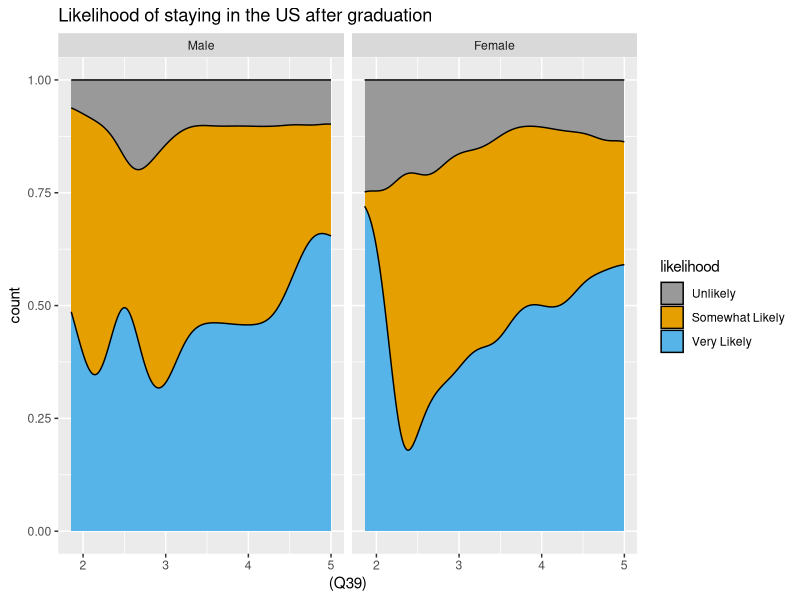
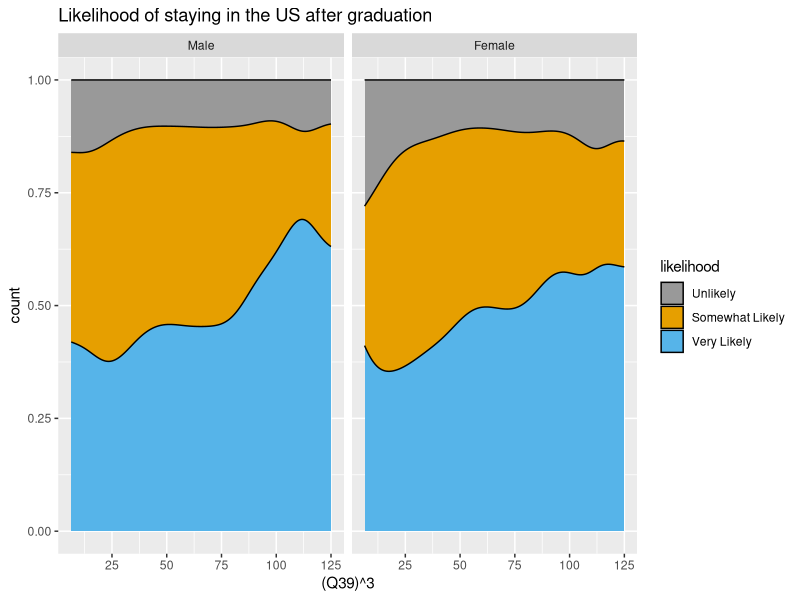
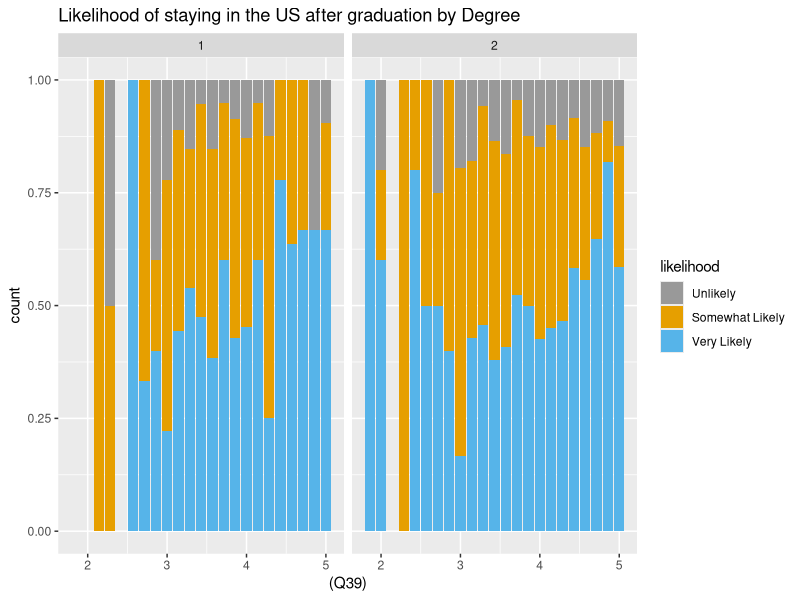
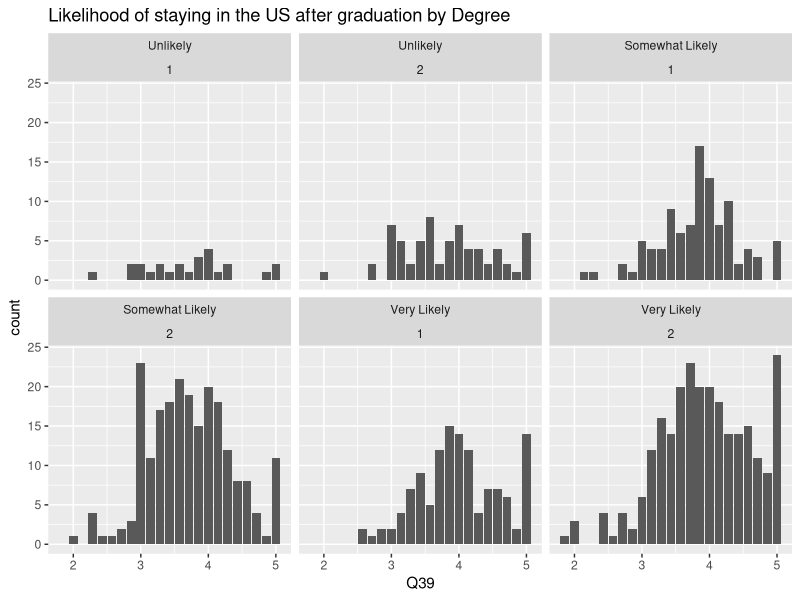
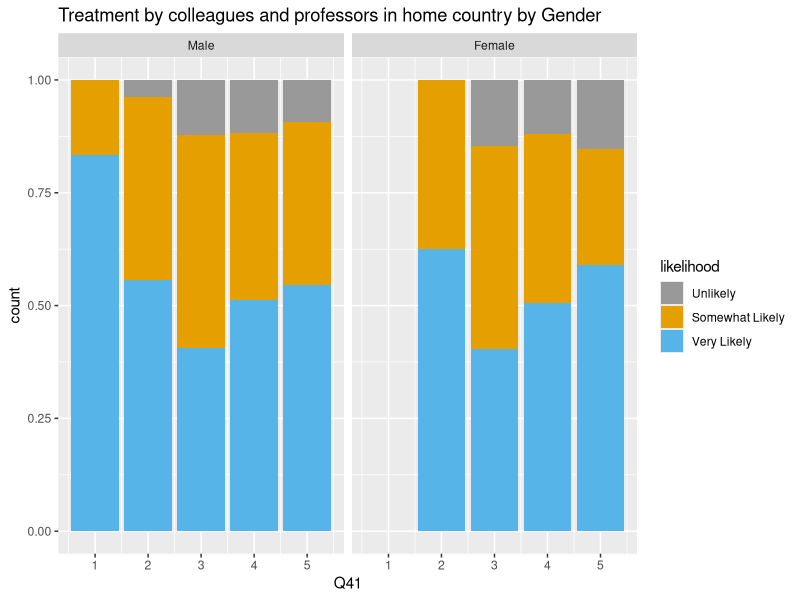
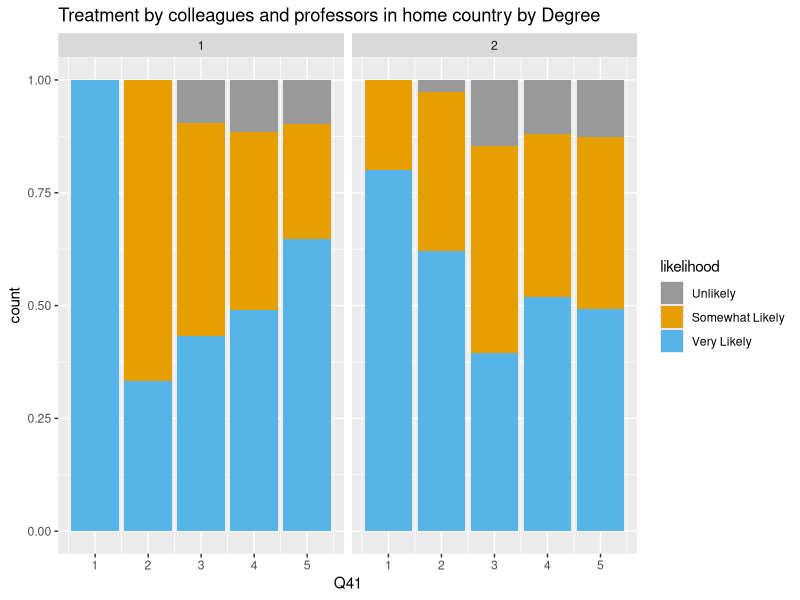
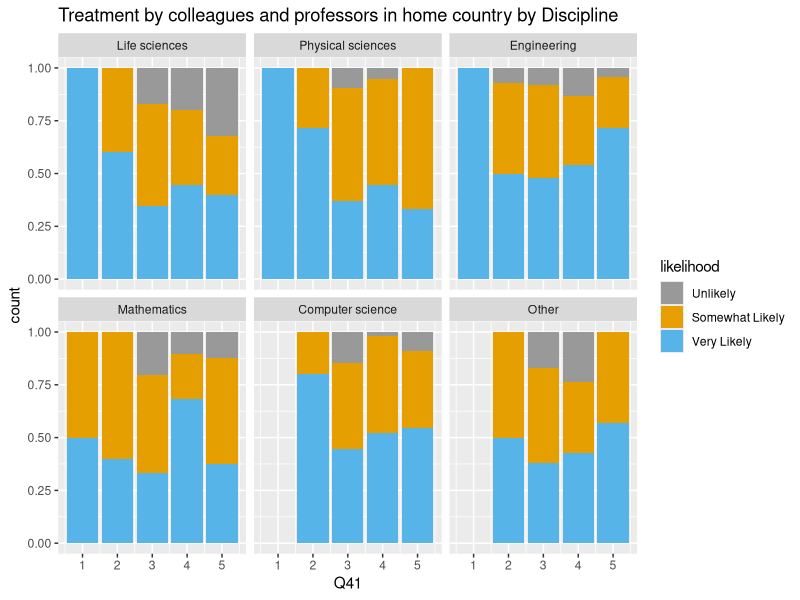
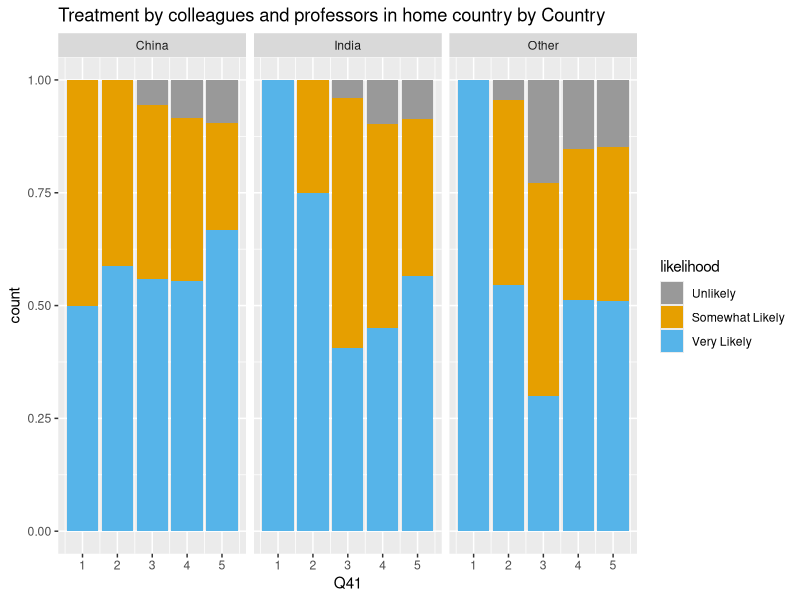

These charts were generated, in order, by the following R code:
## ---- chunk 1
knitr::opts_chunk$set(echo = TRUE)
library(tidyverse)
cb_palette = c("#999999", "#E69F00", "#56B4E9", "#009E73", "#F0E442", "#0072B2", "#D55E00", "#CC79A7")
## ---- chunk 2
inter.data = read.csv("International-graduate-student-survey-results.csv")
# summary(inter.data)
# Q39
acad.experience = rowSums(dplyr::select(inter.data, Q39_1 , Q39_2 , Q39_3 , Q39_4 , Q39_5 , Q39_6 , Q39_7), na.rm = FALSE, dims = 1)/7
# acad.experience = factor(round(acad.experience))

# Q43
acad.challenges =  factor(as.numeric(inter.data$Q43_1 | inter.data$Q43_2 |inter.data$Q43_3 |inter.data$Q43_4 |inter.data$Q43_5 |inter.data$Q43_7))
inter.small = dplyr::select(inter.data, Q2, Q3, Q4, Q5, Q22, Q40, Q41, Q42, Q28)
inter.small$Q39 = acad.experience
inter.small$Q43 = acad.challenges

# Factoring gender
inter.small$Q3 = factor(inter.small$Q3, labels = c("Male", "Female", "Not Specified"))
# Factoring Studies
inter.small$Q5 = factor(inter.small$Q5)
levels(inter.small$Q5) <- c("Life sciences", "Physical sciences", "Engineering", "Mathematics", "Computer science", "Other")
# Factoring countries
inter.small$country <- as.factor(ifelse(inter.small$Q22==44, "China", ifelse(inter.small$Q22==91, "India", "Other")))
levels(inter.small$country) <- c("China", "India", "Other")

# Recoding and Factoring the response in order
inter.small$likelihood = recode(inter.small$Q28, `1` = 2, `3` = 1, `2` = 0)
inter.small$likelihood = as.factor(inter.small$likelihood)
levels(inter.small$likelihood) <- c("Unlikely", "Somewhat Likely", "Very Likely")
## ---- chunk 3
# Stay in US by Gender
ggplot(inter.small[inter.small$Q3 %in% c("Male", "Female"),], aes(x = (Q39), ..count.., fill = likelihood)) + geom_density(position = "fill") + ggtitle("Likelihood of staying in the US after graduation") + scale_fill_manual(values = cb_palette) + facet_wrap(~Q3)

ggplot(inter.small[inter.small$Q3 %in% c("Male", "Female"),], aes(x = (Q39)^3, ..count.., fill = likelihood)) + geom_density(position = "fill") + ggtitle("Likelihood of staying in the US after graduation") + scale_fill_manual(values = cb_palette) + facet_wrap(~Q3)

## ---- chunk 4
# Stay in US by Degree
ggplot(inter.small, aes(x = (Q39), ..count.., fill = likelihood)) + geom_bar(binwidth = 1, position = "fill") + ggtitle("Likelihood of staying in the US after graduation by Degree") + scale_fill_manual(values = cb_palette) + facet_wrap(~Q4)
## ---- chunk 5
ggplot(inter.small, aes(x = Q39)) + geom_bar(binwidth = 1) + ggtitle("Likelihood of staying in the US after graduation by Degree") + scale_fill_manual(values = cb_palette) + facet_wrap(~likelihood + Q4)
## ---- chunk 6
# Treatment by colleagues and professors in home country by Gender
ggplot(inter.small[inter.small$Q3 %in% c("Male", "Female"),], aes(x = Q41, ..count.., fill = likelihood)) + stat_count(position = "fill") + ggtitle("Treatment by colleagues and professors in home country by Gender") + scale_fill_manual(values = cb_palette) + facet_wrap(~Q3)

# Treatment by colleagues and professors by Degree
ggplot(inter.small[inter.small$Q3 %in% c("Male", "Female"),], aes(x = Q41, ..count.., fill = likelihood)) + stat_count(position = "fill") + ggtitle("Treatment by colleagues and professors in home country by Degree") + scale_fill_manual(values = cb_palette) + facet_wrap(~Q4)

# Treatment by colleagues and professors by Discipline
ggplot(inter.small[inter.small$Q3 %in% c("Male", "Female"),], aes(x = Q41, ..count.., fill = likelihood)) + stat_count(position = "fill") + ggtitle("Treatment by colleagues and professors in home country by Discipline") + scale_fill_manual(values = cb_palette) + facet_wrap(~Q5)

# Treatment by colleagues and professors by country
ggplot(inter.small[inter.small$Q3 %in% c("Male", "Female"),], aes(x = Q41, ..count.., fill = likelihood)) + stat_count(position = "fill") + ggtitle("Treatment by colleagues and professors in home country by Country") + scale_fill_manual(values = cb_palette) + facet_wrap(~country)
## ---- chunk 7
# Adjustment to american culture by Gender
ggplot(inter.small[inter.small$Q3 %in% c("Male", "Female"),], aes(x = Q42, ..count.., fill = likelihood)) + stat_count(position = "fill") + ggtitle("Adjustment to american culture by Gender by Gender") + scale_fill_manual(values = cb_palette) + facet_wrap(~Q3)


ggplot(inter.small[inter.small$Q3 %in% c("Male", "Female"),], aes(x = Q42, ..count.., fill = likelihood)) + stat_count(position = "fill") + ggtitle("Adjustment to american culture by Gender by Degree") + scale_fill_manual(values = cb_palette) + facet_wrap(~Q4)


ggplot(inter.small[inter.small$Q3 %in% c("Male", "Female"),], aes(x = Q42, ..count.., fill = likelihood)) + stat_count(position = "fill") + ggtitle("Adjustment to american culture by Gender by Discipline") + scale_fill_manual(values = cb_palette) + facet_wrap(~Q5)


ggplot(inter.small[inter.small$Q3 %in% c("Male", "Female"),], aes(x = Q42, ..count.., fill = likelihood)) + stat_count(position = "fill") + ggtitle("Adjustment to american culture by Gender by Country") + scale_fill_manual(values = cb_palette) + facet_wrap(~country)
